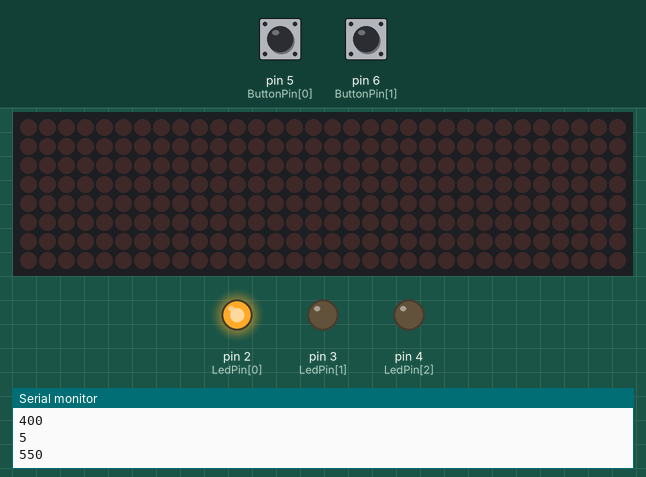
Bench run of a sketch on a simulated Arduino Uno, built with avr-gcc and run on an emulated ATmega328P. Shown: 32×8 LED matrix, output pins drawn as LEDs (lit = HIGH), the last lines printed to the serial monitor. The test bench sets the inputs (shaded band); at power-on: pin 5 (ButtonPin[0]) HIGH, pin 6 (ButtonPin[1]) HIGH.

Above: at 1.2 s.
1.3 s: pin 5 (ButtonPin[0]) pulled LOW for 3.2 s
At 4.63 s:
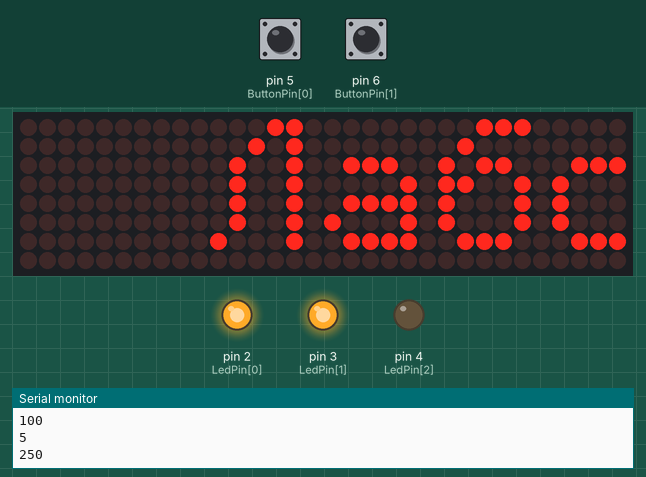
5.1 s: pin 5 (ButtonPin[0]) pulled LOW for 1 s
At 5.25 s:
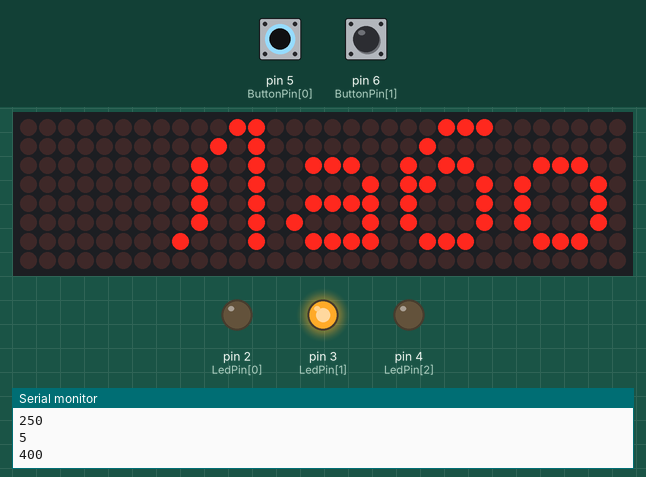
6.7 s: pin 5 (ButtonPin[0]) pulled LOW for 1 s
At 8.15 s:
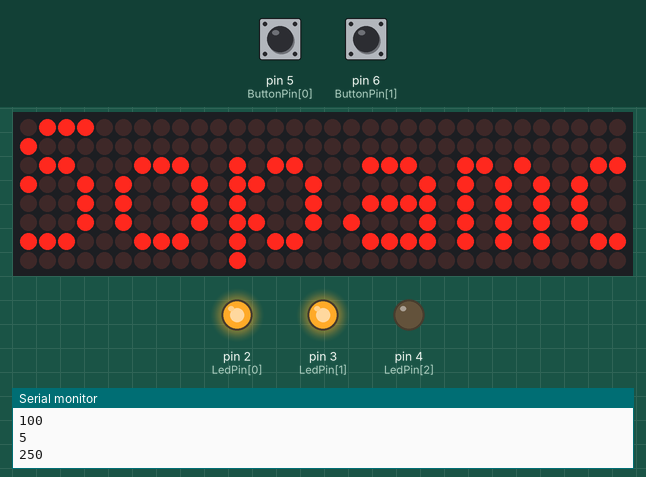
8.3 s: pin 5 (ButtonPin[0]) pulled LOW for 3.2 s
At 8.4 s:
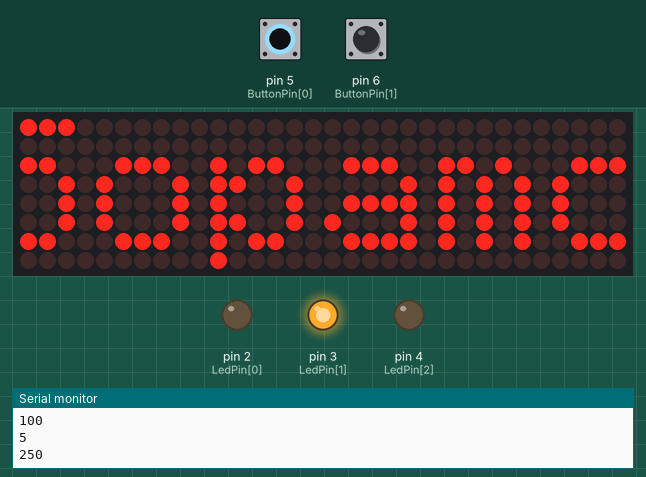
12.1 s: pin 5 (ButtonPin[0]) pulled LOW for 1 s
At 12.25 s:
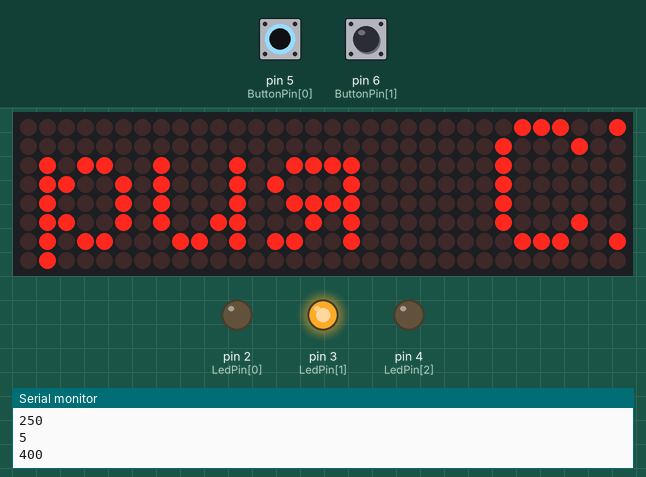
13.7 s: pin 5 (ButtonPin[0]) pulled LOW for 3.2 s
At 20.8 s:
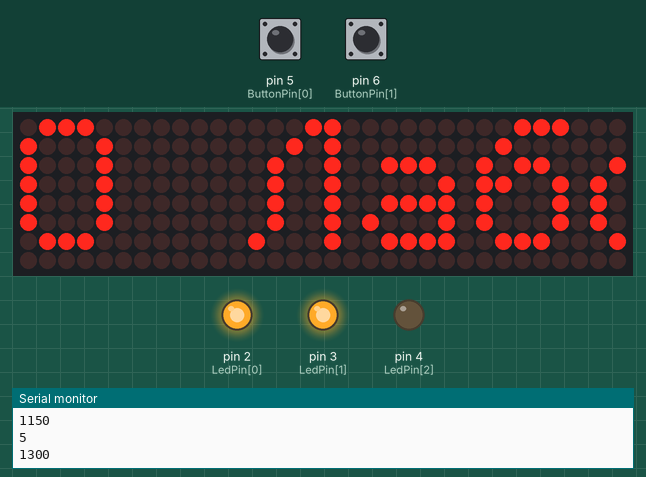
Timing chart, 0 to 21.9 s (numbered marks = the images above; inputs shaded):
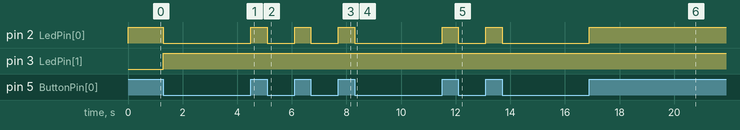

Measured:
- after the input at 1.3 s, pin 2 (LedPin[0]): HIGH → LOW at once, → HIGH 3.2 s later; pin 3 (LedPin[1]): LOW → HIGH at once
- after the input at 5.1 s, pin 2 (LedPin[0]): HIGH → LOW at once, → HIGH 1.0 s later
- after the input at 6.7 s, pin 2 (LedPin[0]): HIGH → LOW at once, → HIGH 1.0 s later
- after the input at 8.3 s, pin 2 (LedPin[0]): HIGH → LOW at once, → HIGH 3.2 s later
- after the input at 12.1 s, pin 2 (LedPin[0]): HIGH → LOW at once, → HIGH 1.0 s later
- after the input at 13.7 s, pin 2 (LedPin[0]): HIGH → LOW at once, → HIGH 3.2 s later

The sketch:

integration.ino
```cpp
#include <avr/pgmspace.h>
#include <LedControl.h>
#include "font.h"

const int LedPin[3]    = {2,3,4};    // Цветной светодиод
const int ButtonPin[3] = {5,6,7};    // Кнопки
const int ScreenPin[3] = {11,10,12}; // Экран (DIN CS CLK)
const long ButtonInterval = 500;    // Минимальный интервал между нажатиями
const int numDevices = 4;            //Количество соединённых матриц 8х8
const int delta = 150;                // Изменение скорости при нажатии на кнопки

int ButtonStatus = 0;
bool NewString = false;
unsigned long previousMillis[2] = {0,0};
unsigned long currentMillis = 0;
long scrollDelay = 250;               //Задержка сдвига текста в мс

unsigned long bufferLong [16] = {0};

LedControl lc=LedControl(ScreenPin[0],ScreenPin[2],ScreenPin[1],numDevices);

const unsigned char scrollText1[] PROGMEM = {" Лаборатория CISCO"};
const unsigned char scrollText2[] PROGMEM = {" С днем космонавтики!"};
const unsigned char scrollText3[] PROGMEM = {" Электротехника"};

const char* names[]= {
  scrollText1, scrollText2, scrollText3,
};
int NumberOfString = 0;


// Функция возвращает пин нажатой кнопки либо 0.
int Button (){
    for (int i=0; i<3; i++){
    ButtonStatus = digitalRead(ButtonPin[i]);
    if (ButtonStatus == LOW){
      digitalWrite(LedPin[i], LOW);
      } else {
      digitalWrite(LedPin[i], HIGH);
      return i+ButtonPin[0];
      }
    }
  return 0;
}

void setup() {
  Serial.begin(9600); // Включаем монитор порта

  for (int i=0; i<3; i++){
    pinMode(LedPin[i],    OUTPUT);
    pinMode(ButtonPin[i], INPUT );
    }

  for (int x=0; x<numDevices; x++){
    lc.shutdown(x,false);
    lc.setIntensity(x,3);
    lc.clearDisplay(x);
    }
}

void loop() {

  scrollMessage(names[NumberOfString]);

  NewString = false;
}

//**********************************************************************
//**********************************************************************
void scrollMessage(const unsigned char * messageString) {
    int counter = 0;
    int myChar = 0;
    int CharRange = 0;
    do {
        // read back a char
        myChar =  pgm_read_byte_near(messageString + counter);
         if (myChar < 0x20 || myChar > 0xbf)     // байт не выводится, т.к. либо не включён в шрифт,
         {
           if (myChar == 0xd0 || myChar == 0xd1) // либо это первый байт русских символов
            {
            CharRange = myChar - 0xd0 + 1 ;  // запоминается признак первого байта русских символов
            }
         }
         else if (myChar == 0x80)          //     второй байт русского символа
         {
            myChar = myChar + 49 ;         //     код 0xd180 - буква р в UTF-8
              if (myChar != 0 && CharRange ==2){loadBufferLong(myChar);
              }
              CharRange = 0 ;              // признак обнуляется после вывода второго байта символа
         }
         else if (myChar == 0x81)
         {
              switch (CharRange) {
                  case 1:                  //     код 0xd081 - буква Ё в UTF-8
                     myChar = myChar - 1 ;
                     break;
                  case 2:                  //     код 0xd181 - буква с в UTF-8
                     myChar = myChar + 49 ;
                     break;
              }
              if (myChar != 0){loadBufferLong(myChar);
              CharRange = 0 ;
              }
         }
         else if (myChar > 0x81 && myChar < 0x90)  //   русские буквы т - я (0xd182 - 0xd18f в UTF-8)
         {
              myChar = myChar + 49 ;
              if (myChar != 0){loadBufferLong(myChar);
              CharRange = 0 ;
              }
         }
         else if (myChar > 0x8f && myChar < 0xc0)
         {
              switch (CharRange) {
                  case 1:                         //    русские буквы А - Я (0xd090 - 0xd0af в UTF-8)
                     myChar = myChar - 15 ;       //  и русские буквы а - п (0xd0b0 - 0xd0bf в UTF-8)
                     break;
                  case 2:                         //    код 0xd191 - буква ё в UTF-8
                     myChar = myChar + 48 ;
                     break;
              }
              if (myChar != 0){loadBufferLong(myChar);
              CharRange = 0 ;
              }
         }
         else                             //  английские буквы и прочие символы (0x20 - 0x7f в UTF-8)
         {
              if (myChar != 0){loadBufferLong(myChar);
              CharRange = 0 ;
              }
         }
         counter++;
     }
     while (myChar != 0 && !NewString);
}
// Load character into scroll buffer
void loadBufferLong(int ascii){

    if (ascii >= 0x0020 && ascii <=0x00ff){
        for (int a=0;a<8;a++){                      // Loop 7 times for a 5x7 font
            // Index into character table to get row data
            unsigned long c = pgm_read_byte_near(font5x7 + ((ascii - 0x20) * 9) + a);
            unsigned long x = bufferLong [a*2];     // Load current scroll buffer
            x = x | c;                              // OR the new character onto end of current
            bufferLong [a*2] = x;                   // Store in buffer
        }
           // Index into character table for kerning data
        byte count = pgm_read_byte_near(font5x7 +((ascii - 0x20) * 9) + 8);

        for (byte x=0; x<count;x++){
            //***************************
            int k = false;
            while (!k){
              currentMillis = millis(); //Обновляем текущее значение времени
                if (currentMillis - previousMillis[1] >= scrollDelay) {
                  previousMillis[1] = currentMillis;
                  rotateBufferLong();
                  printBufferLong();
                  k = true;
                  }
              int But = Button();
              //----
              if (But != 0) { //Если было нажатие
                if (currentMillis - previousMillis[0] >= ButtonInterval) {
                  previousMillis[0] = currentMillis;
                  Serial.println(But);
                switch (But) {
                  case 5:{
                    if (scrollDelay < 10*delta) scrollDelay += delta;
                    Serial.println(scrollDelay);
                    break;
                    }
                  case 6:{
                    if (scrollDelay >= delta) scrollDelay -= delta;
                    Serial.println(scrollDelay);
                    break;
                    }
                  case 7:{
                    NewString = true;
                    NumberOfString++;
                    if (names[NumberOfString] == '\0') NumberOfString = 0;
                    break;
                  }
                  }
                }
              }
            }
            //**************************
        }
    }
 }
// Rotate the buffer
void rotateBufferLong(){
    for (int a=0;a<8;a++){                      // Loop 7 times for a 5x7 font
        unsigned long x = bufferLong [a*2];     // Get low buffer entry
        byte b = bitRead(x,31);                 // Copy high order bit that gets lost in rotation
        x = x<<1;                               // Rotate left one bit
        bufferLong [a*2] = x;                   // Store new low buffer
        x = bufferLong [a*2+1];                 // Get high buffer entry
        x = x<<1;                               // Rotate left one bit
        bitWrite(x,0,b);                        // Store saved bit
        bufferLong [a*2+1] = x;                 // Store new high buffer
    }
}
// Display Buffer on LED matrix
void printBufferLong(){
  for (int a=0;a<8;a++){                    // Loop 7 times for a 5x7 font
    unsigned long x = bufferLong [a*2+1];   // Get high buffer entry
    byte y = x;                             // Mask off first character
    lc.setRow(3,a,y);                       // Send row to relevent MAX7219 chip
    x = bufferLong [a*2];                   // Get low buffer entry
    y = (x>>24);                            // Mask off second character
    lc.setRow(2,a,y);                       // Send row to relevent MAX7219 chip
    y = (x>>16);                            // Mask off third character
    lc.setRow(1,a,y);                       // Send row to relevent MAX7219 chip
    y = (x>>8);                             // Mask off forth character
    lc.setRow(0,a,y);                       // Send row to relevent MAX7219 chip
  }
}
```

Source omitted: font.h (25746 bytes)
